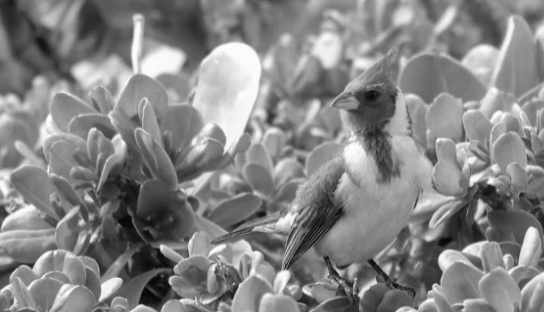
#> input picture bird.png, 544 x 312 px
$ python ex08.py
#> lines starting #> are read from the running program, lines starting #| are printed output that depends on the picture
import cv2
import matplotlib.pyplot as plt
import sys
import math

class Image:

    image_matrix = None
    _image_location = ""

    def __init__(self, image_location):
        # lendo a imagem em escala de cinza
#> called with image_location = 'bird.png'
        self.image_matrix = cv2.imread(image_location, 0)
#> self.image_matrix: shape (312, 544); min 3, max 255, mean 132.7
        self._image_location = image_location
        # todo: load image into an opencv object

    # [153 lines left out: functions equalization_filter, horizontal_mask, vertical_mask, diagonal_mask, print_line_type, find_object and 1 more, not called in this run]

    def edges_and_links(self, image_matrix, limiar, alpha_treshold):
        # aplicando o filtro de equalização
#> called with limiar = 30, alpha_treshold = 1.4
        lines = len(image_matrix)
#> lines = 312
        columns = len(image_matrix[0])
#> columns = 544
        max_contrast_resolution = 256
        # creates a vector with a position for each frequency of gray level
        frequency_gray_levels = [0 for x in range(max_contrast_resolution)]
        # Run each pixel of the image matrix to get each frequency
        for line in range(lines):
            for column in range(columns):
                pixel_gray_level = image_matrix[line, column]
                frequency_gray_levels[pixel_gray_level] += 1
#> after the loop, frequency_gray_levels = 256 values, max 1752 at index 142, min 0 at index 0, mean 663

        cumulative_value = 0
        # creates a vector with a position for each cumulative frequency of a gray level
        cumulative_frequency_gray_levels = [0 for x in range(max_contrast_resolution)]
        gray_level = 0
        # run each frequency to determine the cumulative frequency
        for gray_level in range(max_contrast_resolution):
            cumulative_value += frequency_gray_levels[gray_level]
            cumulative_frequency_gray_levels[gray_level] = cumulative_value
#> this loop made 256 passes
#> cumulative_value on passes 1 to 3: 0, 0, 0
#> after the loop, cumulative_frequency_gray_levels = 256 values from 0 to 169728; cumulative_value = 169728

        # in class slide, the I
        ideal_pixels_number = lines * columns / max_contrast_resolution
#> ideal_pixels_number = 663

        # create a dictionary for each gray level with the equalization value
        equalization_values = {}

        for gray_level in range(max_contrast_resolution):
            cumulative_frequency = cumulative_frequency_gray_levels[gray_level]
            equalization_value = max(0, (round((cumulative_frequency / ideal_pixels_number)) - 1))
            equalization_values[gray_level] = equalization_value
#> this loop made 256 passes
#> (cumulative_frequency, equalization_value) on passes 1 to 3: (0, 0), (0, 0), (0, 0)
#> after the loop, equalization_values = 256 items

        # apply the equalization to each images pixel
        for line in range(lines):
            for column in range(columns):
                image_matrix[line, column] = equalization_values[image_matrix[line, column]]
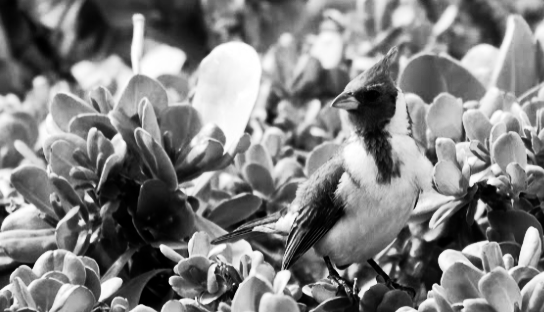
#> image_matrix: shape (312, 544); min 0, max 255, mean 127.8

        # aplicando a detecção de bordas com gradiente e limiarização

        line_ini = 0
        line_end = len(image_matrix) - 1
#> line_end = 311

        col_ini = 0
        col_end = len(image_matrix[0]) - 1
#> col_end = 543

        for line in range(line_ini, line_end):
            for column in range(col_ini, col_end):
                grad = abs(
                    int(image_matrix[line][column]) - int(image_matrix[line][column + 1])
                ) + abs(
                    int(image_matrix[line][column]) - int(image_matrix[line + 1][column])
                )
                if grad < limiar:
                    bin_color = 0
                else:
                    bin_color = 255
                image_matrix[line][column] = bin_color
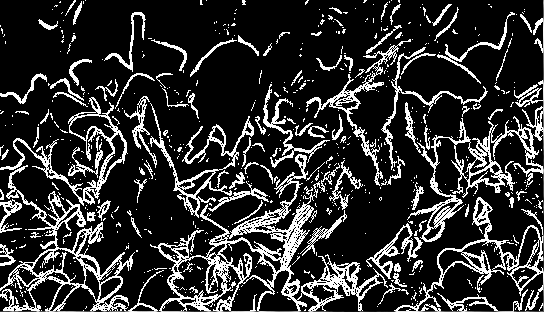
#> image_matrix: shape (312, 544); min 0, max 255, mean 48.4

        line_ini = 0
        line_end = len(image_matrix) - 2
#> line_end = 310

        col_ini = 0
        col_end = len(image_matrix[0]) - 2
#> col_end = 542

        # ligando as bordas

        for line in range(line_ini, line_end):
            for column in range(col_ini, col_end):
                grad1 = abs(
                    int(image_matrix[line][column]) - int(image_matrix[line][column + 1])
                ) + abs(
                    int(image_matrix[line][column]) - int(image_matrix[line + 1][column])
                )
                grad2 = abs(
                    int(image_matrix[line][column+1]) - int(image_matrix[line][column + 2])
                ) + abs(
                    int(image_matrix[line+1][column+1]) - int(image_matrix[line + 2][column+1])
                )

                alpha1 = math.atan(grad1)
                alpha2 = math.atan(grad2)

                if abs(alpha1 - alpha2) < alpha_treshold:
                    image_matrix[line][column] = 0
                else:
                    image_matrix[line][column] = 255
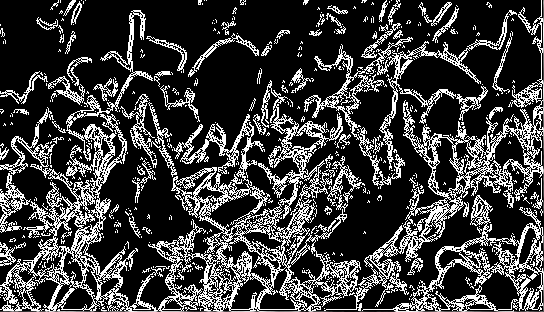
#> image_matrix: shape (312, 544); min 0, max 255, mean 62.1


        cv2.imshow("imagem", image_matrix)
        cv2.waitKey(0)
        cv2.destroyAllWindows()

if __name__ == '__main__':
    sys.setrecursionlimit(5000)
    #img = Image("4objetos.bmp")
    #img.get_object_qty(img.image_matrix, 255)

    img = Image("bird.png")
    img.edges_and_links(img.image_matrix, 30, 1.4)


    # [10 lines of commented-out code are left out]
